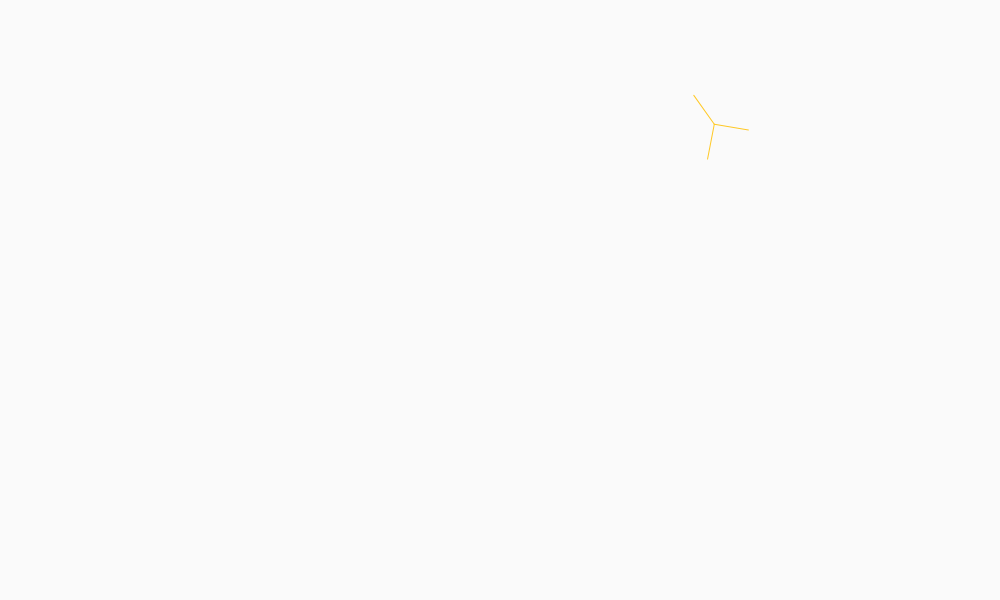
Frame 1 (no input)
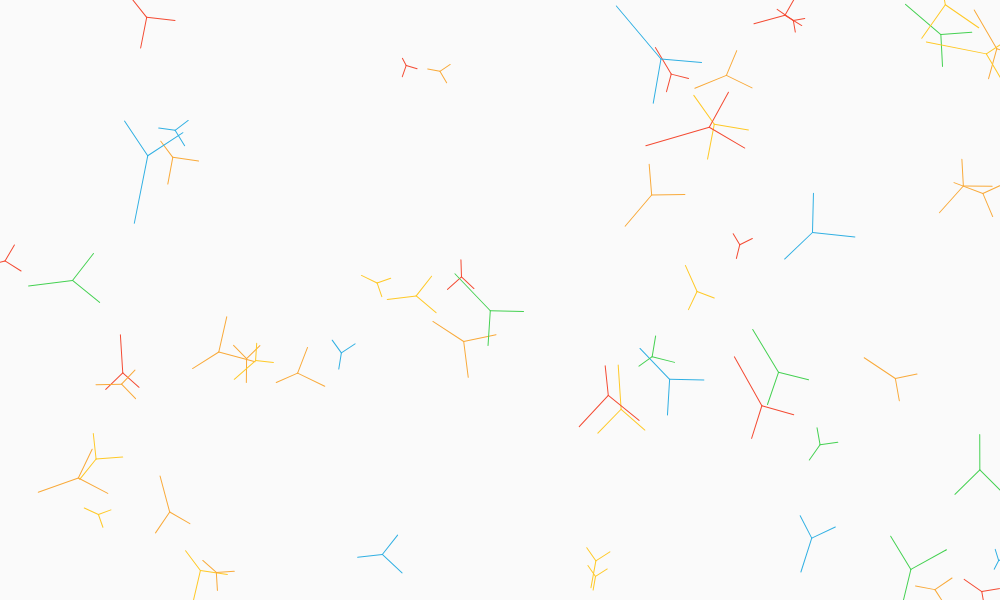
Frame 60 (no input)
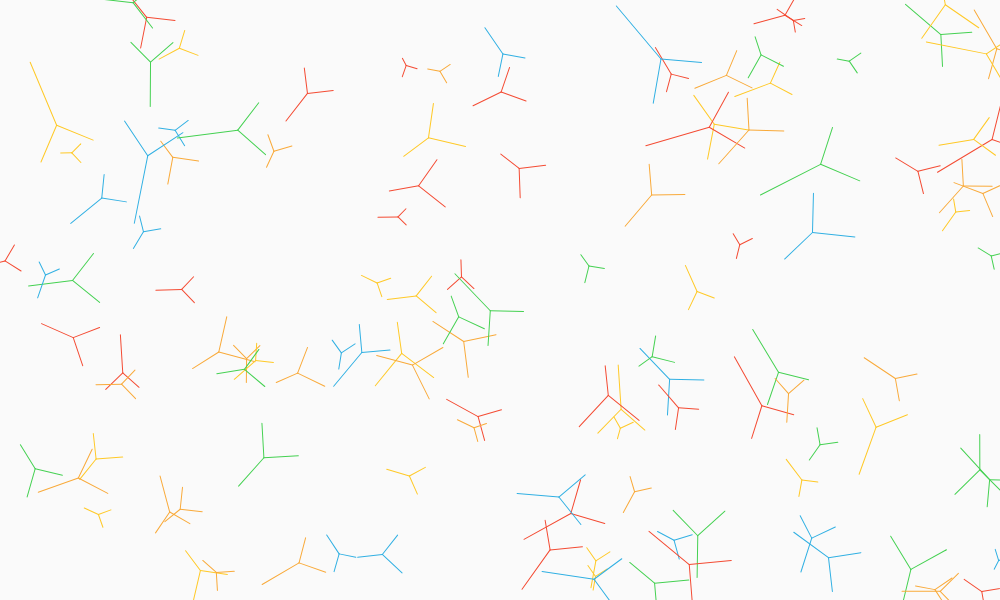
Frame 120 (the mouse pressed at the canvas centre since frame 60)

The p5.js sketch that drew these frames (run headless with seeded random() and noise() and a simulated clock; from frame 60 on, the mouse is pressed at the canvas centre):

// p5.js sketch
// ── sketch.js
var dot = {
  x: 100,
  y: 50,
  size: 24
}

var col = [
  "#f44b33",//red
  "#FFC927",//green
  "#31b0e3",//blue
  "#F9AA3A",//orange
  "#45D152"//yellow
]

function setup() {
  createCanvas(1000, 600);
  background(250);
}

function draw() {
  dot.x = random(0, width);
  dot.y = random(0, height);
  dot.size = random(8, 30);
  noFill();
  var colNumber = Math.floor(random(0,5));
  stroke(col[colNumber]);
  
  push();
  translate(dot.x, dot.y);
  var rotateAngle = random(0, PI);
  rotate(rotateAngle);
  line(0, 0, 0, dot.size * random(1, 2.5));
  line(0, 0, - dot.size, - dot.size);
  line(0, 0, dot.size * random(1, 1.2), - dot.size)
  pop();
}
